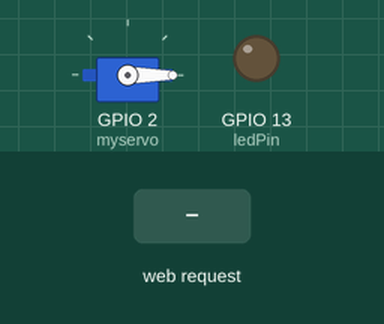
A sketch run on a simulated ESP8266 (NodeMCU). On the bench: servo, output pins drawn as LEDs (lit = HIGH). The test bench sets the inputs (shaded band). WiFi joins after 1.5 s; servers stay silent unless stated; what the sketch prints to the serial monitor is not drawn.

Above: at 2.7 s.
2.8 s: HTTP request GET /LED=ON received
At 3.4 s:
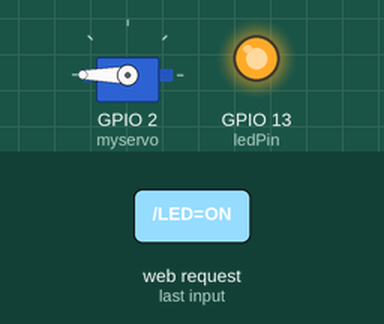
4.3 s: HTTP request GET /LED=OFF received
At 5.7 s:
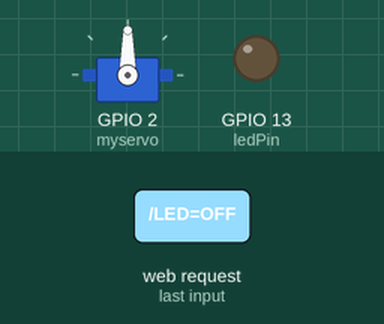
Timing chart, 0 to 7.3 s (numbered marks = the images above; inputs shaded):
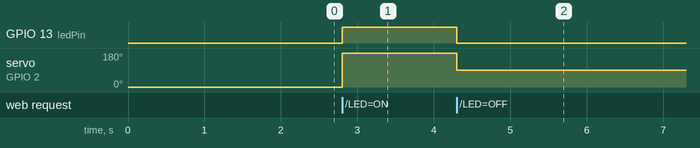

The sketch:

wwifi.ino
```cpp
#include <ESP8266WiFi.h>
#include <Servo.h>

const char* ssid = "Galaxy A30s";
const char* password = "1122334455";

int ledPin = 13 ;//GPIOl3
WiFiServer Server(80);
Servo myservo;

void setup()
{
Serial.begin(115200);
delay(10);

pinMode(ledPin, OUTPUT);
digitalWrite(ledPin,LOW);
myservo.attach(2);
myservo.write(0);

//Connect to WiFi network
Serial.println();
Serial.println();
Serial.print("Connecting to ");
Serial.println(ssid);

WiFi.begin(ssid,password);

while (WiFi.status() != WL_CONNECTED)
{
  delay(500);
  Serial.print(".");
}
Serial.println("");
Serial.println("WiFi connected");

//Start the server
Server.begin();
Serial.println("Server started");

//Print the IP address
Serial.print("Use this URL to connect:");
Serial.print("http://");
Serial.print(WiFi.localIP());
Serial.println("/");

}

void loop() {
//Check if a client has connected
WiFiClient client = Server.available();
if (!client){
  return;
}

//Wait until the clent sends some data
Serial.println("new clent");
while(!client.available()){
  delay(1);
}

// Read the first line of the request
String request = client.readStringUntil('\r');
Serial.println(request);
client.flush();

//Match the request

int value = LOW;
if (request.indexOf("/LED=ON") != -1) {
  digitalWrite(ledPin, HIGH);
  value = HIGH;
  myservo.write(180);
}
if(request.indexOf("/LED=OFF") != -1) {
  digitalWrite(ledPin, LOW);
  value = LOW;
  myservo.write(90);
}

//Set ledPin according to the
//digitalWrite(ledPin, Value);

//Return the response
client.println("HTTP/1.1 200 OK");
client.println("Content-Type: text/html");
client.println(""); // do not forget this one
client.println("<!DOCTYPE HTML>");
client.println("<html>");

client.print("Led pin is now : ");

if (value == HIGH) {
  client.print("On");
}else {
  client.print("Off");
}
  client.println("<br><br>");
  client.println("<a href=\"/LED=ON\"\"><button>Turn On </button></a>");
  client.println("<a href =\"/LED=OFF\"\"><button>Turn Off </button></a><br/>");
  client.println("</html>");

  delay(1);
 Serial.println("Client disconnected");
  Serial.println("");

}
```

Measured:
- after the input at 2.8 s, GPIO 13 (ledPin): LOW → HIGH at once; servo on GPIO 2 (myservo): 0° → 180° at once
- after the input at 4.3 s, GPIO 13 (ledPin): HIGH → LOW at once; servo on GPIO 2 (myservo): 180° → 90° at once
